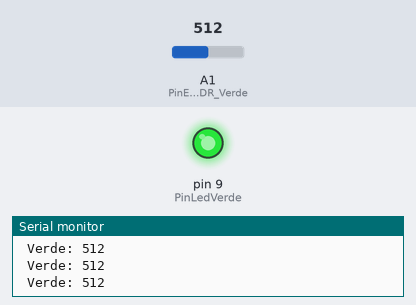
Bench run of a sketch on a simulated Arduino Uno, built with avr-gcc and run on an emulated ATmega328P. On the bench: output pins drawn as LEDs (lit = HIGH), the last lines printed to the serial monitor. The inputs (shaded band) are chosen by the test bench; at power-on: A1 (PinEntradaLDR_Verde) = 512.

Above: at 1.2 s.
1.3 s: A1 (PinEntradaLDR_Verde) set to 122
At 1.7 s:
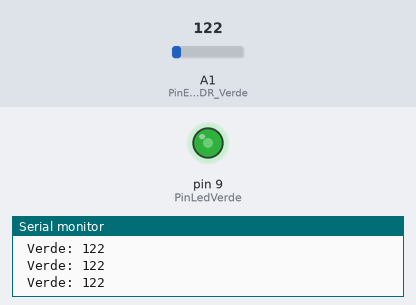
2.9 s: A1 (PinEntradaLDR_Verde) set to 0
At 4.2 s:
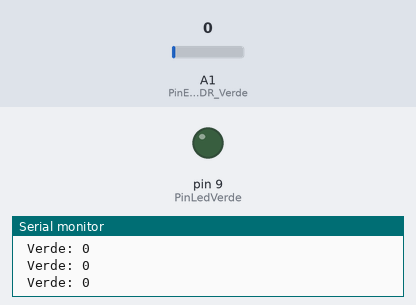
4.5 s: A1 (PinEntradaLDR_Verde) set to 306
At 5.6 s:
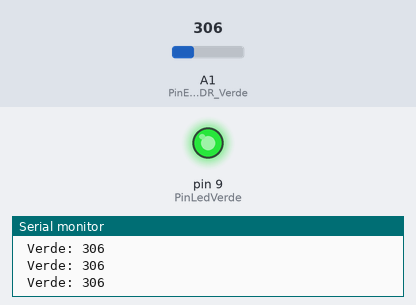
Timing chart, 0 to 7.5 s (numbered marks = the images above; inputs shaded):
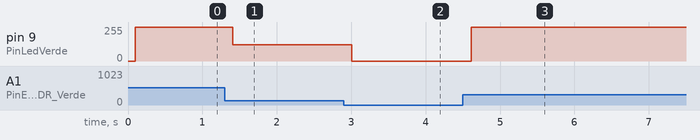

The sketch:

SensorLuzLedRGBBiPolo.ino
```cpp
/*
*sensor pin A2 resistencia 1K Ohms
*cable hacia  A2 entre resistencia y sensor
*led RGB pin D9 Resistencia 220
*Autor Jorge Sosinowicz
** */

const int PinLedVerde=9;
//const int PinLedRojo=10;
//const int PinLedAzul=11;
//const int PinEntradaLDR_Rojo=A0;
//const int PinEntradaLDR_Azul=A2;
const int PinEntradaLDR_Verde=A1;
//int ValorSensorRojo=0;
int ValorSensorVerde=0;
//int ValorSensorAzul=0;
//int ValorRojo=0;
int ValorVerde=0;
//int ValorAzul=0;
void setup() {
  Serial.begin(9600);
  pinMode(PinLedVerde,OUTPUT);
  //pinMode(PinLedRojo,OUTPUT);
  //pinMode(PinLedAzul,OUTPUT);
 }
void loop() {
//	ValorSensorRojo= analogRead(PinEntradaLDR_Rojo);
//  	delay(100);
//  ValorSensorAzul= analogRead(PinEntradaLDR_Azul);
//  	delay(100);
  ValorSensorVerde= analogRead(PinEntradaLDR_Verde);
  	delay(100); // wait for a second
  //Serial.print("Rojo: ");
  //Serial.print(ValorSensorRojo);
  //Serial.print(" Verde: ");
   //Serial.print(ValorSensorVerde);
	//Serial.print(" Azul: ");
  //Serial.print(ValorSensorAzul);
  //Serial.print("\n");
  //ValorRojo=ValorSensorRojo/4;
  //ValorAzul=ValorSensorAzul/4;
  ValorVerde=ValorSensorVerde;
    //Serial.print("Rojo: ");
  //Serial.print(ValorRojo);
  Serial.print(" Verde: ");
  Serial.print(ValorVerde);
  //Serial.print(" Azul: ");
  //Serial.print(ValorAzul);
  Serial.print("\n");
  //analogWrite(PinLedRojo,ValorRojo);
  //analogWrite(PinLedAzul,ValorAzul);
  analogWrite(PinLedVerde,ValorVerde);
}
```

Measured:
- after the input at 1.3 s, pin 9 (PinLedVerde): 255/255 → 122/255 after 0.11 s
- after the input at 2.9 s, pin 9 (PinLedVerde): 122/255 → 0/255 after 0.11 s
- after the input at 4.5 s, pin 9 (PinLedVerde): 0/255 → 255/255 after 0.11 s
